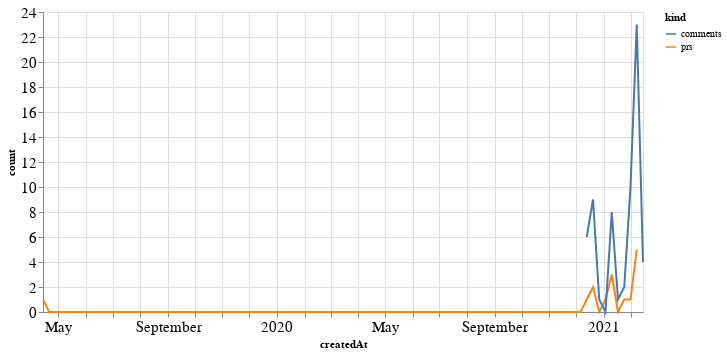

The notebook cell this image was saved under:
### Code cell
alt.Chart(total_time, width=600).mark_line().encode(
    x='createdAt',
    y='count',
    color='kind'
)

### Figure 1 — Vega-Lite specification as saved in the notebook (floating-point values rounded to 4 significant figures; data arrays with more than 128 entries replaced by an {"elided": "..."} marker saying what was removed)
{"config": {"axisLeft": {"labelFontSize": 15}, "axisBottom": {"labelFontSize": 15}}, "data": {"name": "data-c622af9068ebf9f1f54d0864b91178ca"}, "mark": "line", "encoding": {"color": {"type": "nominal", "field": "kind"}, "x": {"type": "temporal", "field": "createdAt"}, "y": {"type": "quantitative", "field": "count"}}, "width": 600, "$schema": "https://vega.github.io/schema/vega-lite/v4.8.1.json", "datasets": {"data-c622af9068ebf9f1f54d0864b91178ca": {"elided": "194 records"}}}
